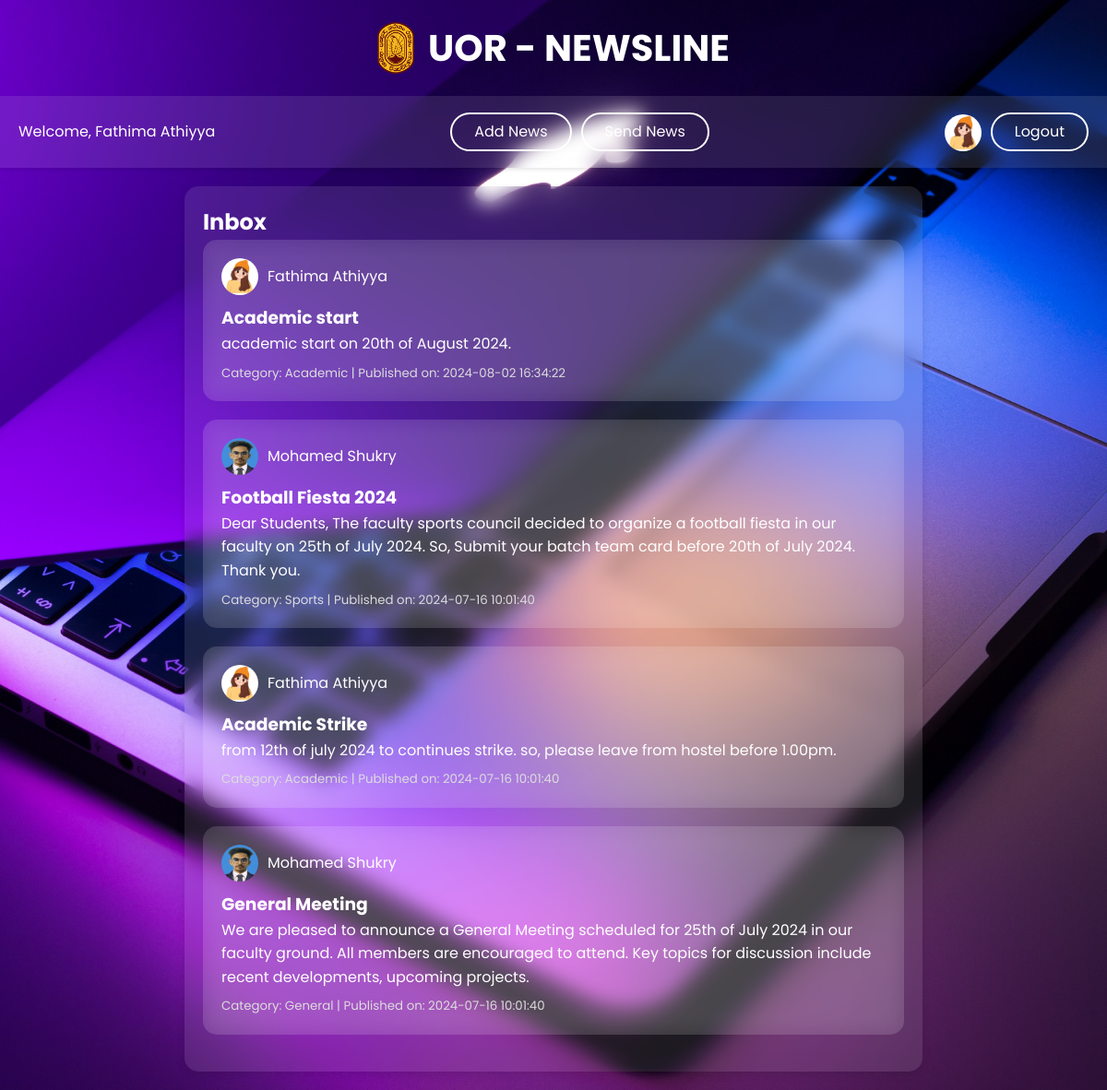
Page /Admin/lecturer.php (signed in) on the committed database.
### tables this page shows
CREATE TABLE `user` (
  `UserID` int(4) NOT NULL,
  `Name` varchar(40) NOT NULL,
  `Email` varchar(40) NOT NULL,
  `Password` varchar(255) NOT NULL,
  `Roll` varchar(15) NOT NULL DEFAULT 'Student',
  `ProfilePicture` varchar(255) NOT NULL
);

CREATE TABLE `news` (
  `NewsID` int(4) NOT NULL,
  `Title` varchar(40) NOT NULL,
  `Content` varchar(800) NOT NULL,
  `DatePublished` datetime NOT NULL,
  `CategoryID` int(4) NOT NULL,
  `UserID` int(4) NOT NULL,
  `LastUpdated` datetime NOT NULL DEFAULT current_timestamp()
);

CREATE TABLE `category` (
  `CategoryID` int(4) NOT NULL,
  `CategoryName` varchar(30) NOT NULL
);

### Admin/lecturer.php (the view, shortened to what this page needs)
<?php
include 'connection.php';
$sql = "SELECT ProfilePicture FROM user WHERE Email = ?";
$stmt = $conn->prepare($sql);
$stmt->bind_param("s", $_SESSION['email']);
$stmt->execute();
$result = $stmt->get_result();
$row = $result->fetch_assoc();
$profilePicture = $row['ProfilePicture'];
$sql = "SELECT news.NewsID, news.Title, news.Content, news.LastUpdated, category.CategoryName, user.Name AS UserName, user.ProfilePicture AS UserProfilePicture
        FROM news
        JOIN category ON news.CategoryID = category.CategoryID
        JOIN user ON news.UserID = user.UserID
        ORDER BY news.LastUpdated DESC";
$result = $conn->query($sql);
?>
<!DOCTYPE html>
<html lang="en">
<head>
    <link rel="stylesheet" href="../assets/CSS/style3.css">
    <link rel="stylesheet" href="https://cdnjs.cloudflare.com/ajax/libs/font-awesome/6.0.0-beta3/css/all.min.css">
</head>
<body>
<h1><img src="../assets/images/ruhuna.png" alt="Ruhuna University Logo" class="nav_logo_img">UOR - NEWSLINE</h1>
<div class="user_menu">
    <span>Welcome, <?php echo htmlspecialchars($_SESSION['name']); ?></span>
    <div class="center_buttons">
        <a href="add_news.php" class="button">Add News</a>
        <a href="sent_news.php" class="button">Send News</a>
    </div>
    <div class="profile_menu">
        <?php if (!empty($profilePicture)): ?>
            <a href="admin_dashboard.php">
                <img src="<?php echo htmlspecialchars($profilePicture); ?>" alt="Profile Picture" class="profile_picture">
            </a>
        <?php else: ?>
            <a href="admin_dashboard.php">
                <img src="<?php echo htmlspecialchars('../assets/images/pro.png'); ?>" alt="Default Profile Picture" class="profile_picture">
            </a>
        <?php endif; ?>
        <a href="logout.php" class="button">Logout</a>
    </div>
</div>
<section>
    <h2>Inbox</h2>
    <div class="news-list">
        <?php while ($row = $result->fetch_assoc()): ?>
            <article>
                <div class="news-user-info">
                    <?php if (!empty($row['UserProfilePicture'])): ?>
                        <img src="<?php echo htmlspecialchars($row['UserProfilePicture']); ?>" alt="User Profile Picture" class="news-user-picture">
                    <?php else: ?>
                        <img src="<?php echo htmlspecialchars('../assets/images/pro.png'); ?>" alt="Default Profile Picture" class="news-user-picture">
                    <?php endif; ?>
                    <span><?php echo htmlspecialchars($row['UserName']); ?></span>
                </div>
                <h3><?php echo htmlspecialchars($row['Title']); ?></h3>
                <p><?php echo htmlspecialchars($row['Content']); ?></p>
                <small>Category: <?php echo htmlspecialchars($row['CategoryName']); ?> | Published on: <?php echo htmlspecialchars($row['LastUpdated']); ?></small>
            </article>
        <?php endwhile; ?>
    </div>
</section>
</body>
</html>

### assets/CSS/style3.css (style rules this page uses)
* { margin: 0; padding: 0; box-sizing: border-box; font-family: "Poppins", sans-serif; }
body { font-family: 'Poppins', Arial, sans-serif; background-image: url('../images/bg.jpg'); background-size: cover; background-position: center; background-repeat: no-repeat; line-height: 1.6; color: #333; }
h1 { display: flex; align-items: center; justify-content: center; margin: 20px 0; color: #fff; font-size: 5vh; }
h1 .nav_logo_img { width: 40px; height: auto; margin-right: 15px; }
.user_menu { background: rgba(255, 255, 255, 0.1); backdrop-filter: blur(10px); color: #fff; padding: 10px 20px; display: flex; justify-content: space-between; align-items: center; box-shadow: 0 2px 4px rgba(0, 0, 0, 0.1); }
.user_menu .button { text-decoration: none; padding: 6px 24px; border: 2px solid #fff; background: transparent; border-radius: 25px; cursor: pointer; transition: background-color 0.3s, color 0.3s; color: white; }
.center_buttons { display: flex; gap: 10px; }
h2 { color: #fff; }
section { max-width: 800px; margin: 20px auto; padding: 20px; background: rgba(255, 255, 255, 0.1); backdrop-filter: blur(10px); border-radius: 15px; box-shadow: 0 4px 8px rgba(0, 0, 0, 0.1); }
.news-user-info { display: flex; align-items: center; margin-bottom: 10px; color: #fff; }
.news-user-picture { width: 40px; height: 40px; border-radius: 50%; margin-right: 10px; }
article { margin-bottom: 20px; word-wrap: break-word; background: rgba(255, 255, 255, 0.1); backdrop-filter: blur(10px); border-radius: 15px; padding: 20px; }
article h3 { color: #fff; }
article p { color: #fff; word-wrap: break-word; }
article small { color: #ddd; display: block; margin-top: 8px; }
.profile_menu { display: flex; align-items: center; }
.profile_picture { width: 40px; height: 40px; border-radius: 50%; margin-right: 10px; margin-top: 10px; }
.profile_menu .button { margin-right: 10px; }
.profile_menu .button:last-child { margin-right: 0; }

### rows in the picture
user: ProfilePicture (picture)
news: UserID.ProfilePicture (picture), UserID.Name "Fathima Athiyya", Title "Academic start", Content "academic start on 20th of August 2024.", CategoryID.CategoryName "Academic", LastUpdated "2024-08-02 16:34:22"
news: UserID.ProfilePicture (picture), UserID.Name "Mohamed Shukry", Title "Football Fiesta 2024", Content "Dear Students, The faculty sports council decided to organize a football fiesta in our faculty on 25th of July 2024. So, Submit your batch team card before 20th of July 2024. Thank you.", CategoryID.CategoryName "Sports", LastUpdated "2024-07-16 10:01:40"
news: UserID.ProfilePicture (picture), UserID.Name "Fathima Athiyya", Title "Academic Strike", Content "from 12th of july 2024 to continues strike. so, please leave from hostel before 1.00pm.", CategoryID.CategoryName "Academic", LastUpdated "2024-07-16 10:01:40"
news: UserID.ProfilePicture (picture), UserID.Name "Mohamed Shukry", Title "General Meeting", Content "We are pleased to announce a General Meeting scheduled for 25th of July 2024 in our faculty ground. All members are encouraged to attend. Key topics for discussion include recent developments, upcoming projects.", CategoryID.CategoryName "General", LastUpdated "2024-07-16 10:01:40"

### other values in the picture
$_SESSION['name'] "Fathima Athiyya"
